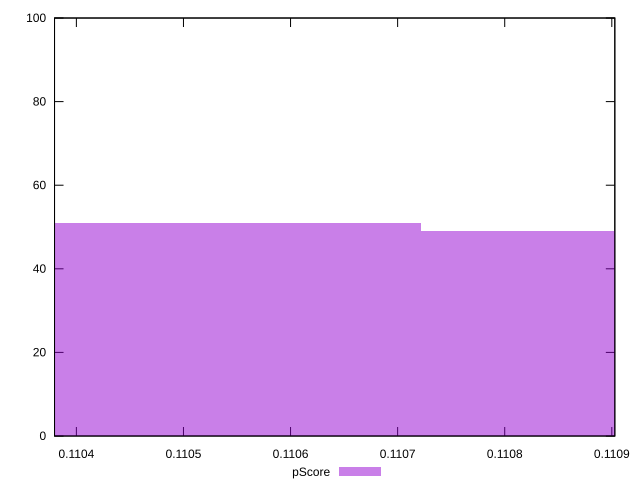

Write gnuplot code to recreate this figure.
reset

$pScore <<EOF
0.11053548381021791 51
0.11090891449876594 49
EOF

set key outside below
set boxwidth 0.0003734306885480335
set xrange [0.11037960372103645:0.11090281313749306]
set yrange [0:100]
set trange [0:100]
set style fill transparent solid 0.5 noborder
set terminal svg size 640, 490 enhanced background rgb 'white'
set output "report_00008_2021-01-22T20:58:29.167/uses-long-cache-ttl/samples/pages/pScore/histogram.svg"

plot $pScore title "pScore" with boxes

reset
